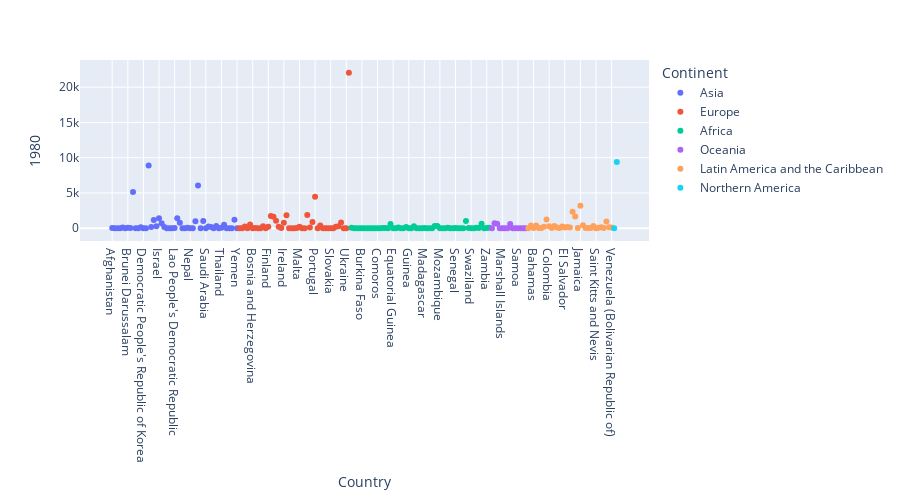

Notebook code for this chart:
### Code cell
px.scatter(canada,x=canada.index,y='1980',color='Continent',height=500)

### Figure 1 — Plotly figure (JSON) as saved in the notebook; plotly's stock layout.template omitted (floating-point values rounded to 4 significant figures)
{"data": [{"hovertemplate": "Continent=Asia<br>Country=%{x}<br>1980=%{y}<extra></extra>", "legendgroup": "Asia", "marker": {"color": "#636efa", "symbol": "circle"}, "mode": "markers", "name": "Asia", "orientation": "v", "showlegend": true, "type": "scatter", "x": ["Afghanistan", "Armenia", "Azerbaijan", "Bahrain", "Bangladesh", "Bhutan", "Brunei Darussalam", "Cambodia", "China", "China, Hong Kong Special Administrative Region", "China, Macao Special Administrative Region", "Cyprus", "Democratic People's Republic of Korea", "Georgia", "India", "Indonesia", "Iran (Islamic Republic of)", "Iraq", "Israel", "Japan", "Jordan", "Kazakhstan", "Kuwait", "Kyrgyzstan", "Lao People's Democratic Republic", "Lebanon", "Malaysia", "Maldives", "Mongolia", "Myanmar", "Nepal", "Oman", "Pakistan", "Philippines", "Qatar", "Republic of Korea", "Saudi Arabia", "Singapore", "Sri Lanka", "State of Palestine", "Syrian Arab Republic", "Tajikistan", "Thailand", "Turkey", "Turkmenistan", "United Arab Emirates", "Uzbekistan", "Viet Nam", "Yemen"], "xaxis": "x", "y": [16, 0, 0, 0, 83, 0, 79, 12, 5123, 0, 0, 132, 1, 0, 8880, 186, 1172, 262, 1403, 701, 177, 0, 1, 0, 11, 1409, 786, 0, 0, 80, 1, 0, 978, 6051, 0, 1011, 0, 241, 185, 0, 315, 0, 56, 481, 0, 0, 0, 1191, 1], "yaxis": "y"}, {"hovertemplate": "Continent=Europe<br>Country=%{x}<br>1980=%{y}<extra></extra>", "legendgroup": "Europe", "marker": {"color": "#EF553B", "symbol": "circle"}, "mode": "markers", "name": "Europe", "orientation": "v", "showlegend": true, "type": "scatter", "x": ["Albania", "Andorra", "Austria", "Belarus", "Belgium", "Bosnia and Herzegovina", "Bulgaria", "Croatia", "Czech Republic", "Denmark", "Estonia", "Finland", "France", "Germany", "Greece", "Hungary", "Iceland", "Ireland", "Italy", "Latvia", "Liechtenstein", "Lithuania", "Luxembourg", "Malta", "Monaco", "Montenegro", "Netherlands", "Norway", "Poland", "Portugal", "Republic of Moldova", "Romania", "Russian Federation", "San Marino", "Serbia", "Slovakia", "Slovenia", "Spain", "Sweden", "Switzerland", "The former Yugoslav Republic of Macedonia", "Ukraine", "United Kingdom of Great Britain and Northern Ireland"], "xaxis": "x", "y": [1, 0, 234, 0, 511, 0, 24, 0, 0, 272, 0, 208, 1729, 1626, 1065, 205, 17, 781, 1820, 0, 1, 1, 14, 191, 0, 0, 1889, 116, 863, 4473, 0, 375, 0, 1, 0, 0, 0, 211, 281, 806, 0, 0, 22045], "yaxis": "y"}, {"hovertemplate": "Continent=Africa<br>Country=%{x}<br>1980=%{y}<extra></extra>", "legendgroup": "Africa", "marker": {"color": "#00cc96", "symbol": "circle"}, "mode": "markers", "name": "Africa", "orientation": "v", "showlegend": true, "type": "scatter", "x": ["Algeria", "Angola", "Benin", "Botswana", "Burkina Faso", "Burundi", "Cabo Verde", "Cameroon", "Central African Republic", "Chad", "Comoros", "Congo", "Côte d'Ivoire", "Democratic Republic of the Congo", "Djibouti", "Egypt", "Equatorial Guinea", "Eritrea", "Ethiopia", "Gabon", "Gambia", "Ghana", "Guinea", "Guinea-Bissau", "Kenya", "Lesotho", "Liberia", "Libya", "Madagascar", "Malawi", "Mali", "Mauritania", "Mauritius", "Morocco", "Mozambique", "Namibia", "Niger", "Nigeria", "Rwanda", "Sao Tome and Principe", "Senegal", "Seychelles", "Sierra Leone", "Somalia", "South Africa", "Sudan", "Swaziland", "Togo", "Tunisia", "Uganda", "United Republic of Tanzania", "Western Sahara", "Zambia", "Zimbabwe"], "xaxis": "x", "y": [80, 1, 2, 10, 2, 0, 1, 9, 4, 0, 0, 2, 14, 15, 0, 612, 0, 0, 98, 2, 0, 172, 0, 0, 291, 1, 1, 5, 22, 5, 4, 5, 306, 325, 0, 0, 0, 81, 6, 0, 13, 5, 6, 7, 1026, 20, 4, 5, 58, 13, 635, 0, 11, 72], "yaxis": "y"}, {"hovertemplate": "Continent=Oceania<br>Country=%{x}<br>1980=%{y}<extra></extra>", "legendgroup": "Oceania", "marker": {"color": "#ab63fa", "symbol": "circle"}, "mode": "markers", "name": "Oceania", "orientation": "v", "showlegend": true, "type": "scatter", "x": ["American Samoa", "Australia", "Fiji", "Kiribati", "Marshall Islands", "Nauru", "New Caledonia", "New Zealand", "Palau", "Papua New Guinea", "Samoa", "Tonga", "Tuvalu", "Vanuatu"], "xaxis": "x", "y": [0, 702, 632, 0, 0, 1, 0, 602, 0, 0, 3, 2, 0, 0], "yaxis": "y"}, {"hovertemplate": "Continent=Latin America and the Caribbean<br>Country=%{x}<br>1980=%{y}<extra></extra>", "legendgroup": "Latin America and the Caribbean", "marker": {"color": "#FFA15A", "symbol": "circle"}, "mode": "markers", "name": "Latin America and the Caribbean", "orientation": "v", "showlegend": true, "type": "scatter", "x": ["Antigua and Barbuda", "Argentina", "Bahamas", "Barbados", "Belize", "Bolivia (Plurinational State of)", "Brazil", "Chile", "Colombia", "Costa Rica", "Cuba", "Dominica", "Dominican Republic", "Ecuador", "El Salvador", "Grenada", "Guatemala", "Guyana", "Haiti", "Honduras", "Jamaica", "Mexico", "Nicaragua", "Panama", "Paraguay", "Peru", "Saint Kitts and Nevis", "Saint Lucia", "Saint Vincent and the Grenadines", "Suriname", "Trinidad and Tobago", "Uruguay", "Venezuela (Bolivarian Republic of)"], "xaxis": "x", "y": [0, 368, 26, 372, 16, 44, 211, 1233, 266, 28, 306, 104, 40, 238, 110, 154, 114, 2334, 1666, 26, 3198, 409, 18, 13, 45, 317, 5, 69, 147, 15, 958, 128, 103], "yaxis": "y"}, {"hovertemplate": "Continent=Northern America<br>Country=%{x}<br>1980=%{y}<extra></extra>", "legendgroup": "Northern America", "marker": {"color": "#19d3f3", "symbol": "circle"}, "mode": "markers", "name": "Northern America", "orientation": "v", "showlegend": true, "type": "scatter", "x": ["Canada", "United States of America"], "xaxis": "x", "y": [0, 9378], "yaxis": "y"}], "layout": {"height": 500, "legend": {"title": {"text": "Continent"}, "tracegroupgap": 0}, "margin": {"t": 60}, "xaxis": {"anchor": "y", "domain": [0, 1], "title": {"text": "Country"}}, "yaxis": {"anchor": "x", "domain": [0, 1], "title": {"text": "1980"}}}}
